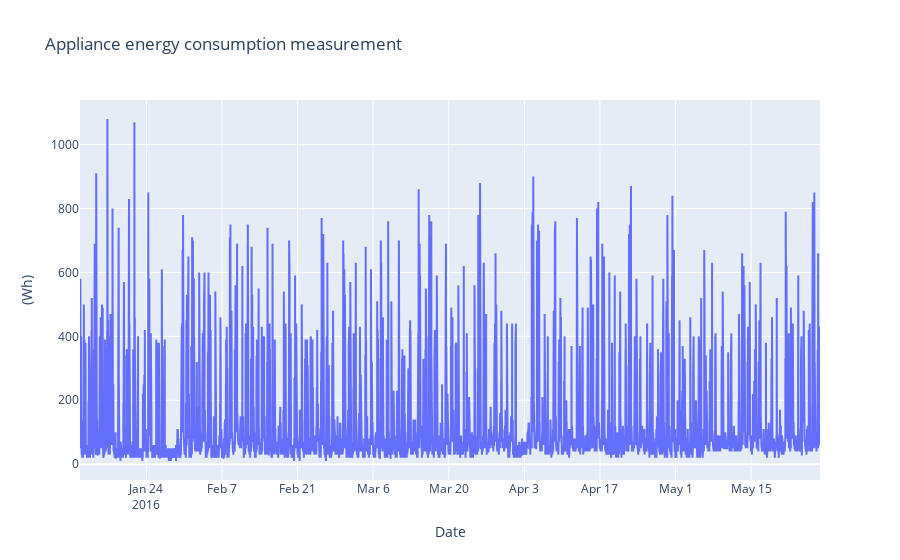

The cell this chart's notebook holds for it:
### Markdown cell above
# Data Visualization

### Code cell
# To understand the timeseries variation of the applaince energy consumption
visData = go.Scatter( x= data.date  ,  mode = "lines", y = data.Appliances )
layout = go.Layout(title = 'Appliance energy consumption measurement' , xaxis=dict(title='Date'), yaxis=dict(title='(Wh)'))
fig = go.Figure(data=[visData],layout=layout)

iplot(fig)

### Figure 1 — Plotly figure (JSON) as saved in the notebook; plotly's stock layout.template omitted (floating-point values rounded to 4 significant figures; data arrays with more than 128 entries replaced by an {"elided": "..."} marker saying what was removed)
{"data": [{"mode": "lines", "type": "scatter", "x": {"elided": "19735 str values"}, "y": {"elided": "19735 int values"}}], "layout": {"title": {"text": "Appliance energy consumption measurement"}, "xaxis": {"title": {"text": "Date"}}, "yaxis": {"title": {"text": "(Wh)"}}}}
